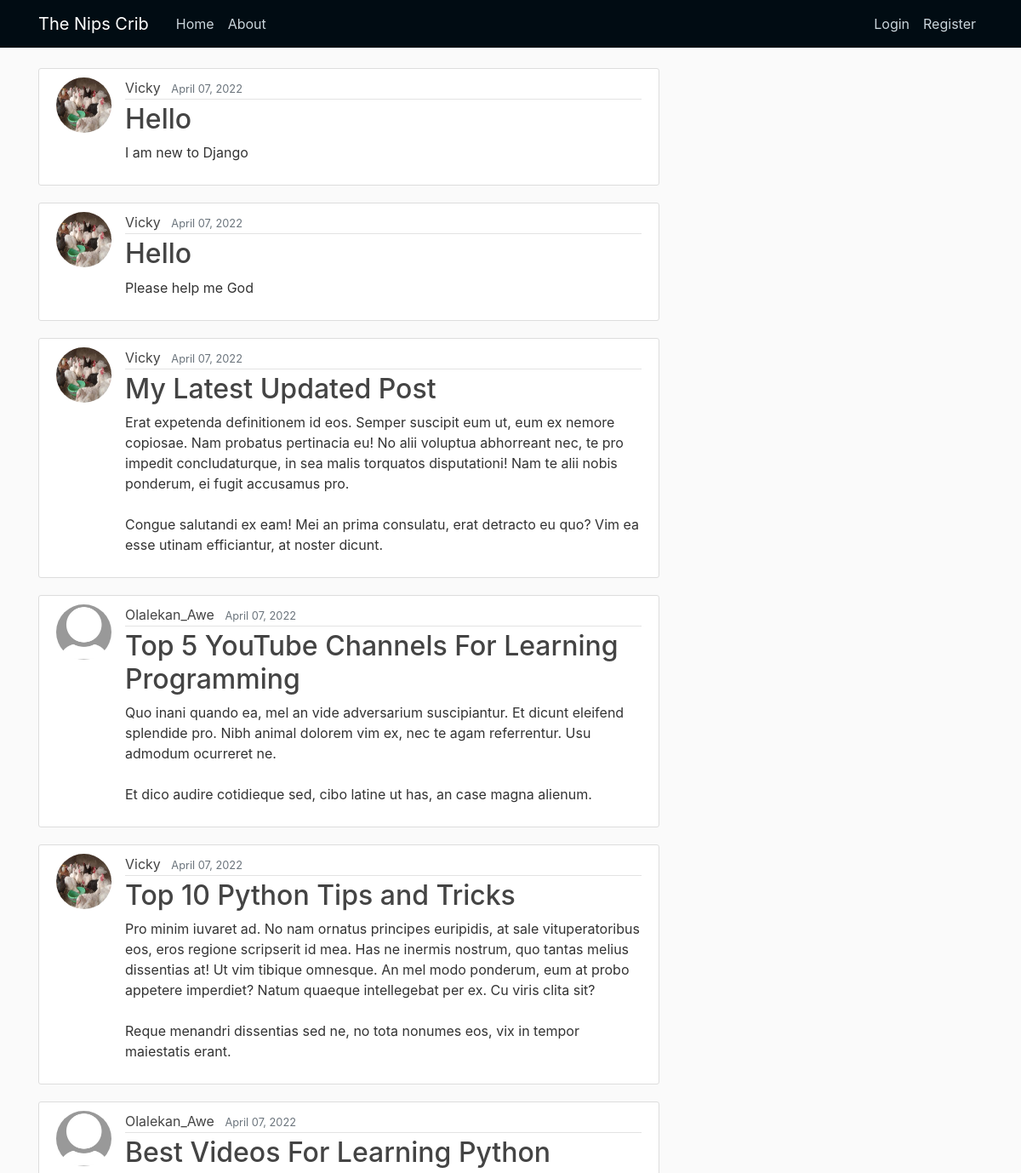
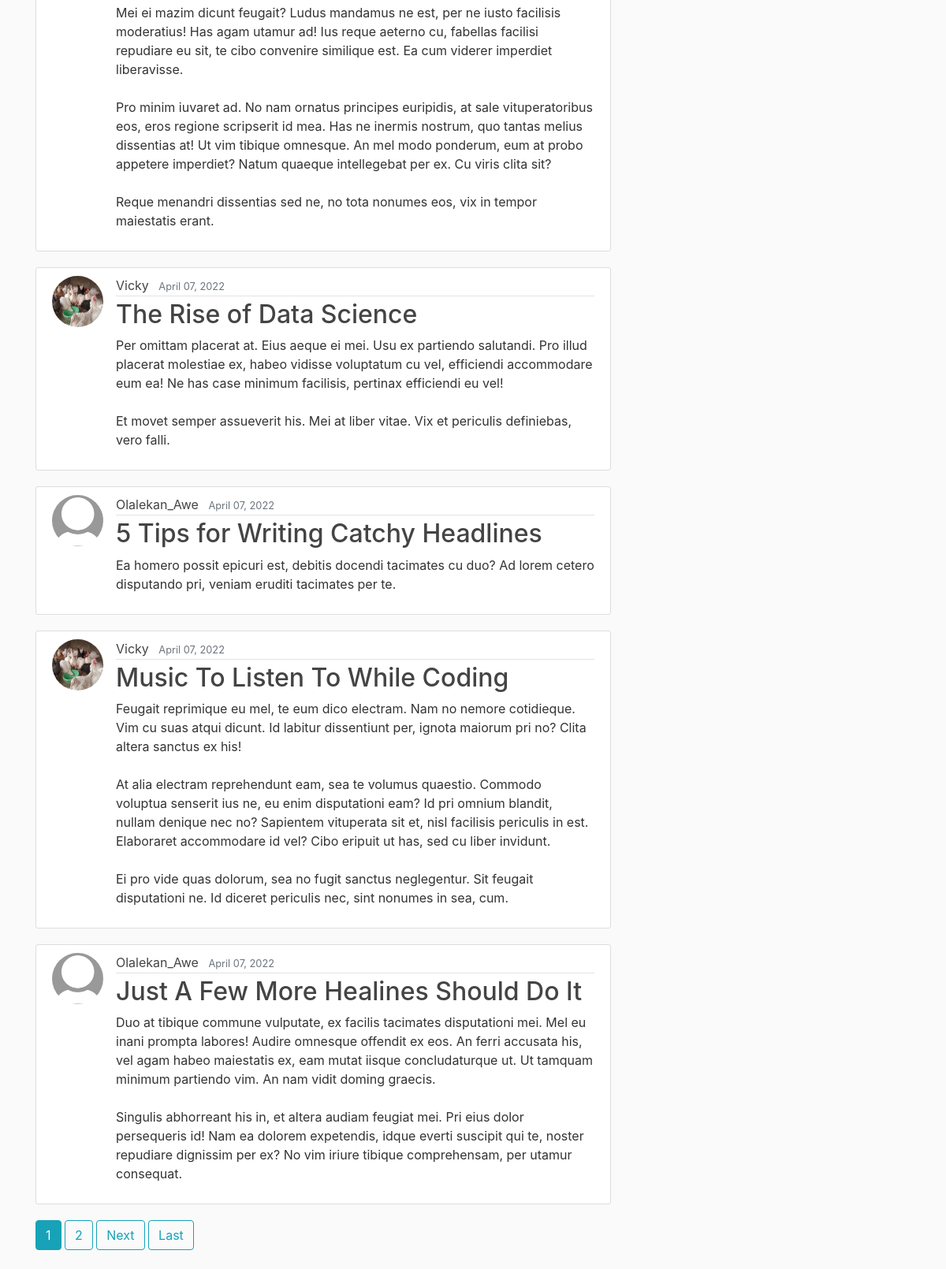
/, run on an earlier commit of the app's database (2 pictures, top to bottom).
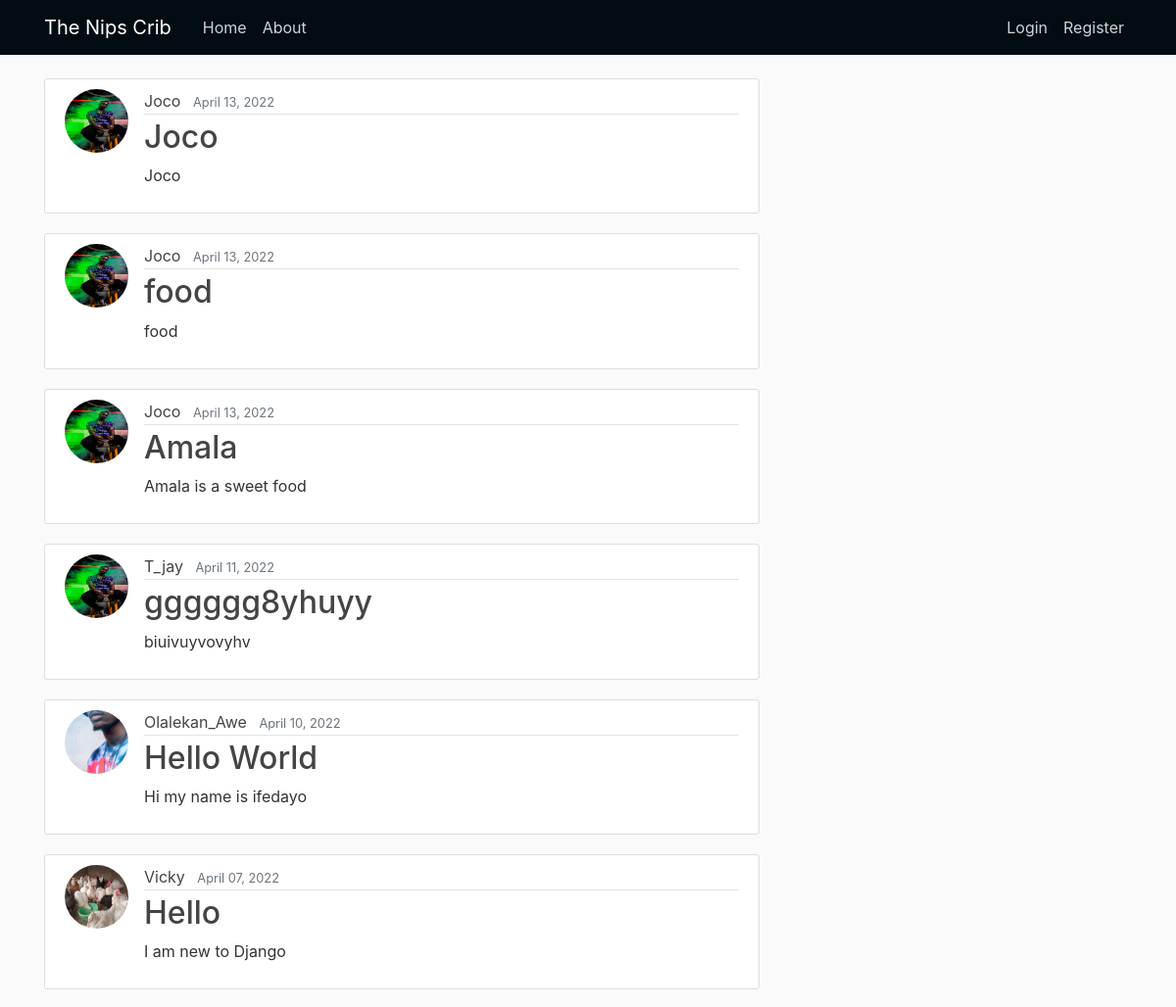
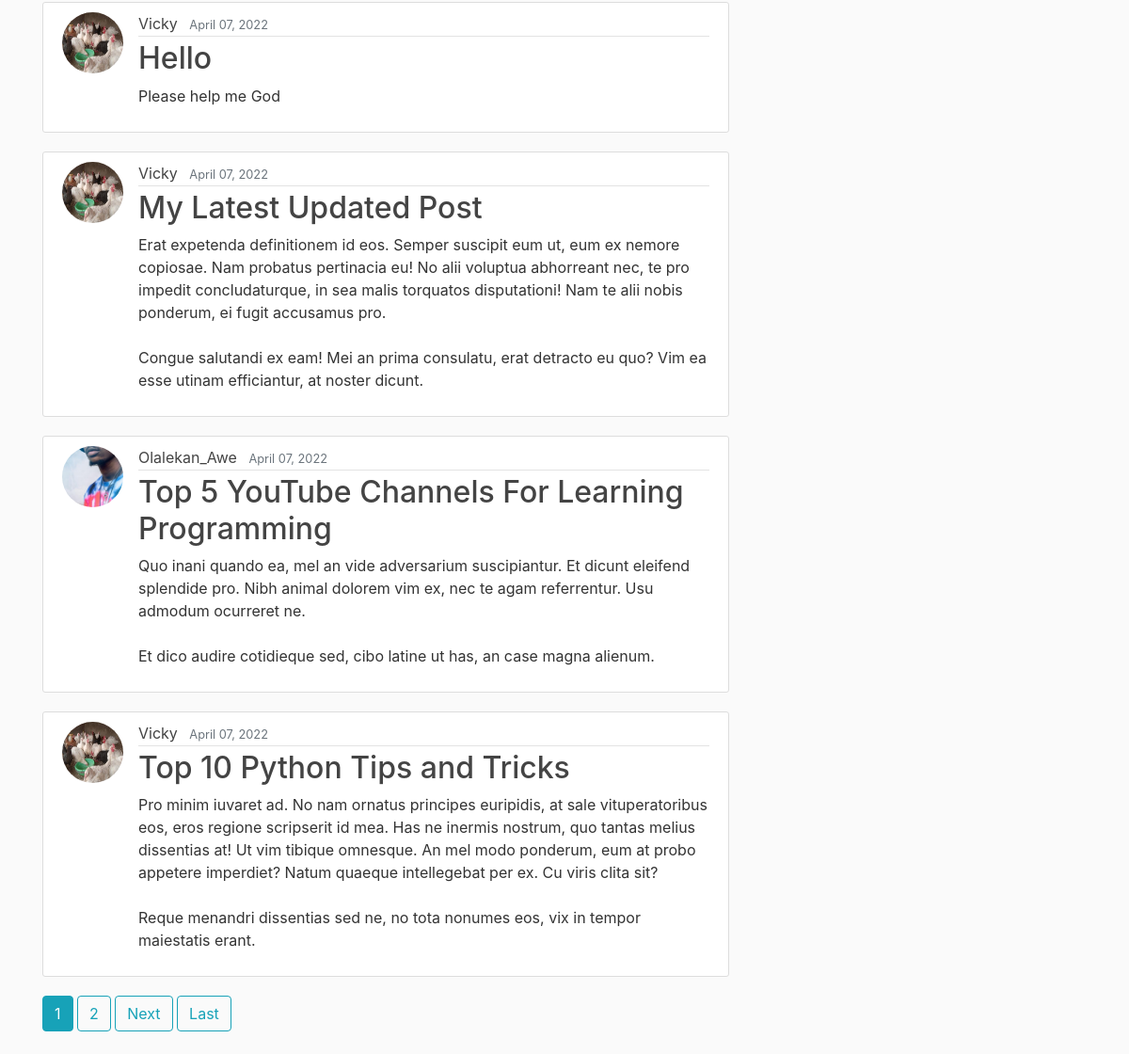
And on a later commit of the database (2 pictures, top to bottom).
### blog/models.py (models this page shows, shortened)
class Post(models.Model):
    title = models.CharField(max_length=50)
    content = models.TextField()
    date_posted = models.DateTimeField(default=timezone.now)
    author = models.ForeignKey(User, on_delete=models.CASCADE)

### users/models.py (models this page shows, shortened)
class User(AbstractBaseUser):
    email = models.EmailField(verbose_name="email", max_length=60, unique=True)
    username = models.CharField(max_length=30, unique=True)
    date_joined = models.DateTimeField(verbose_name='date_joined', auto_now_add=True)
    last_login = models.DateTimeField(verbose_name='last_login', auto_now=True)
    is_admin = models.BooleanField(default=False)
    is_active = models.BooleanField(default=True)
    is_staff = models.BooleanField(default=False)
    is_superuser = models.BooleanField(default=False)
    USERNAME_FIELD = 'email'
    REQUIRED_FIELDS = ['username']
    objects = MyAccountManager()
    def __str__(self):
        return self.username

class Profile(models.Model):
    user = models.OneToOneField(User, on_delete=models.CASCADE)
    image = models.ImageField(default='default.jpg', upload_to='profile_pics')

### blog/views.py (the view)
# urls.py: path('', PostListView.as_view(), name='blog-home'),
class PostListView(ListView):
    model = Post
    template_name = 'blog/home.html'
    context_object_name = 'posts' #by defautl the variable is called 'objectlist' in template
    ordering = ['-date_posted']
    paginate_by = 10

### blog/templates/blog/home.html (shortened to what this page needs)
{% extends "blog/base.html" %}
{% block content %}
    {% for post in posts %}
    <article class="media content-section">
        <img class='rounded-circle article-img' src="{{ post.author.profile.image.url }}">
        <div class="media-body">
        <div class="article-metadata">
            <a class="mr-2" href="{% url 'user-posts' post.author.username %}">{{ post.author }}</a>
            <small class="text-muted">{{ post.date_posted|date:"F d, Y" }}</small>
        </div>
        <h2><a class="article-title" href="{% url 'post-detail' post.id %}">{{ post.title }}</a></h2>
        <p class="article-content">{{ post.content }}</p>
        </div>
    </article>
    {% endfor %}
    {% if is_paginated %}
        {% for num in page_obj.paginator.page_range %}
            {% if page_obj.number == num %}
                <a class="btn btn-info mb-4" href="?page={{ num }}">{{ num }}</a>
            {% elif num > page_obj.number|add:'-2' and num < page_obj.number|add:'2' %}
                <a class="btn btn-outline-info mb-4" href="?page={{ num }}">{{ num }}</a>
            {% endif %}
        {% endfor %}
        {% if page_obj.has_next %}
            <a class="btn btn-outline-info mb-4" href="?page={{ page_obj.next_page_number }}">Next</a>
            <a class="btn btn-outline-info mb-4" href="?page={{ page_obj.paginator.num_pages }}">Last</a>
        {% endif %}
    {% endif %}
{% endblock content %}

What changed in the data, as far as the page shows it:
removed Post: author.profile.image (placeholder picture), author "Olalekan_Awe", date_posted "April 07, 2022", title "Best Videos For Learning Python", content "Mei ei mazim dicunt feugait? Ludus mandamus ne est, per ne iusto facilisis moderatius! Has agam utamur ad! Ius reque aeterno cu, fabellas facilisi repudiare eu sit, te cibo convenire similique est. Ea cum viderer imperdiet liberavisse. Pro minim iuvaret ad. No nam ornatus principes euripidis, at sale vituperatoribus eos, eros regione scripserit id mea. Has ne inermis nostrum, quo tantas melius dissentias at! Ut vim tibique omnesque. An mel modo ponderum, eum at probo appetere imperdiet? Natum quaeque intellegebat per ex. Cu viris clita sit? Reque menandri dissentias sed ne, no tota nonumes eos, vix in tempor maiestatis erant."
no longer on this page (row unchanged): Post: author.profile.image (picture), author "Vicky", date_posted "April 07, 2022", title "The Rise of Data Science", content "Per omittam placerat at. Eius aeque ei mei. Usu ex partiendo salutandi. Pro illud placerat molestiae ex, habeo vidisse voluptatum cu vel, efficiendi accommodare eum ea! Ne has case minimum facilisis, pertinax efficiendi eu vel! Et movet semper assueverit his. Mei at liber vitae. Vix et periculis definiebas, vero falli."
no longer on this page (row unchanged): Post: author.profile.image (placeholder picture), author "Olalekan_Awe", date_posted "April 07, 2022", title "5 Tips for Writing Catchy Headlines", content "Ea homero possit epicuri est, debitis docendi tacimates cu duo? Ad lorem cetero disputando pri, veniam eruditi tacimates per te."
no longer on this page (row unchanged): Post: author.profile.image (picture), author "Vicky", date_posted "April 07, 2022", title "Music To Listen To While Coding", content "Feugait reprimique eu mel, te eum dico electram. Nam no nemore cotidieque. Vim cu suas atqui dicunt. Id labitur dissentiunt per, ignota maiorum pri no? Clita altera sanctus ex his! At alia electram reprehendunt eam, sea te volumus quaestio. Commodo voluptua senserit ius ne, eu enim disputationi eam? Id pri omnium blandit, nullam denique nec no? Sapientem vituperata sit et, nisl facilisis periculis in est. Elaboraret accommodare id vel? Cibo eripuit ut has, sed cu liber invidunt. Ei pro vide quas dolorum, sea no fugit sanctus neglegentur. Sit feugait disputationi ne. Id diceret periculis nec, sint nonumes in sea, cum."
no longer on this page (row unchanged): Post: author.profile.image (placeholder picture), author "Olalekan_Awe", date_posted "April 07, 2022", title "Just A Few More Healines Should Do It", content "Duo at tibique commune vulputate, ex facilis tacimates disputationi mei. Mel eu inani prompta labores! Audire omnesque offendit ex eos. An ferri accusata his, vel agam habeo maiestatis ex, eam mutat iisque concludaturque ut. Ut tamquam minimum partiendo vim. An nam vidit doming graecis. Singulis abhorreant his in, et altera audiam feugiat mei. Pri eius dolor persequeris id! Nam ea dolorem expetendis, idque everti suscipit qui te, noster repudiare dignissim per ex? No vim iriure tibique comprehensam, per utamur consequat."
added Post: author.profile.image (picture), author "Joco", date_posted "April 13, 2022", title "Joco", content "Joco"
added Post: author.profile.image (picture), author "Joco", date_posted "April 13, 2022", title "food", content "food"
added Post: author.profile.image (picture), author "Joco", date_posted "April 13, 2022", title "Amala", content "Amala is a sweet food"
added Post: author.profile.image (picture), author "T_jay", date_posted "April 11, 2022", title "gggggg8yhuyy", content "biuivuyvovyhv"
added Post: author.profile.image (picture), author "Olalekan_Awe", date_posted "April 10, 2022", title "Hello World", content "Hi my name is ifedayo"
changed through a linked row, Post "Top 5 YouTube Channels For Learning Programming": author.profile.image: picture added in place of a placeholder
